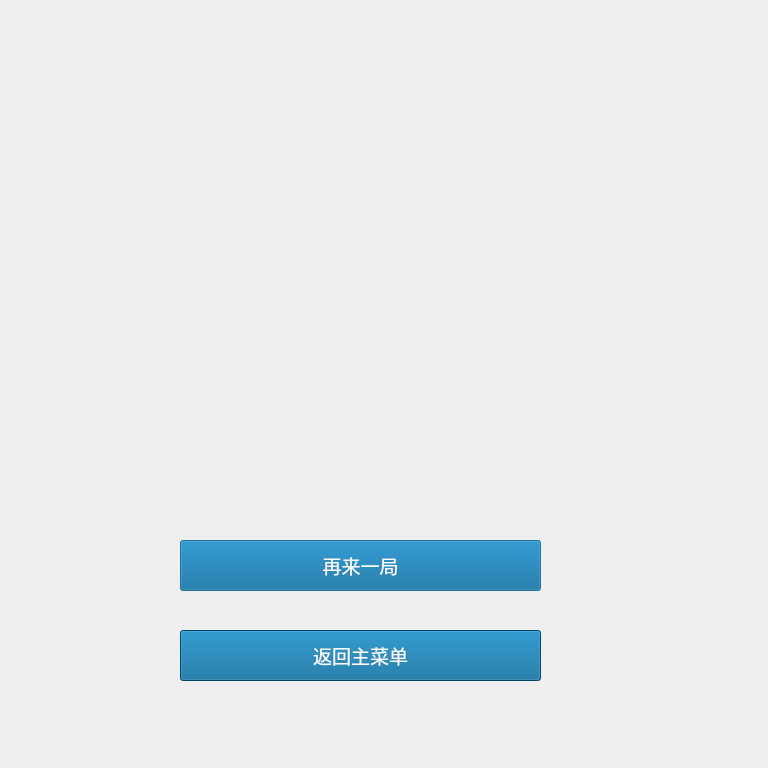
<?xml version="1.0" encoding="UTF-8"?>
<ui version="4.0">
 <class>lastwin</class>
 <widget class="QDialog" name="lastwin">
  <property name="geometry">
   <rect>
    <x>0</x>
    <y>0</y>
    <width>768</width>
    <height>768</height>
   </rect>
  </property>
  <property name="font">
   <font>
    <family>Adobe 黑体 Std R</family>
    <pointsize>14</pointsize>
   </font>
  </property>
  <property name="contextMenuPolicy">
   <enum>Qt::PreventContextMenu</enum>
  </property>
  <property name="windowTitle">
   <string>Dialog</string>
  </property>
  <property name="styleSheet">
   <string notr="true">QDialog
{
image:url(:/res/background2.png)
}</string>
  </property>
  <widget class="QPushButton" name="pushButton">
   <property name="geometry">
    <rect>
     <x>180</x>
     <y>540</y>
     <width>361</width>
     <height>51</height>
    </rect>
   </property>
   <property name="palette">
    <palette>
     <active>
      <colorrole role="WindowText">
       <brush brushstyle="SolidPattern">
        <color alpha="255">
         <red>255</red>
         <green>255</green>
         <blue>255</blue>
        </color>
       </brush>
      </colorrole>
      <colorrole role="Button">
       <brush brushstyle="SolidPattern">
        <color alpha="255">
         <red>0</red>
         <green>100</green>
         <blue>150</blue>
        </color>
       </brush>
      </colorrole>
      <colorrole role="Text">
       <brush brushstyle="SolidPattern">
        <color alpha="255">
         <red>255</red>
         <green>255</green>
         <blue>255</blue>
        </color>
       </brush>
      </colorrole>
      <colorrole role="ButtonText">
       <brush brushstyle="SolidPattern">
        <color alpha="255">
         <red>255</red>
         <green>255</green>
         <blue>255</blue>
        </color>
       </brush>
      </colorrole>
      <colorrole role="Base">
       <brush brushstyle="SolidPattern">
        <color alpha="255">
         <red>0</red>
         <green>100</green>
         <blue>150</blue>
        </color>
       </brush>
      </colorrole>
      <colorrole role="Window">
       <brush brushstyle="SolidPattern">
        <color alpha="255">
         <red>0</red>
         <green>100</green>
         <blue>150</blue>
        </color>
       </brush>
      </colorrole>
      <colorrole role="PlaceholderText">
       <brush brushstyle="NoBrush">
        <color alpha="128">
         <red>255</red>
         <green>255</green>
         <blue>255</blue>
        </color>
       </brush>
      </colorrole>
     </active>
     <inactive>
      <colorrole role="WindowText">
       <brush brushstyle="SolidPattern">
        <color alpha="255">
         <red>255</red>
         <green>255</green>
         <blue>255</blue>
        </color>
       </brush>
      </colorrole>
      <colorrole role="Button">
       <brush brushstyle="SolidPattern">
        <color alpha="255">
         <red>0</red>
         <green>100</green>
         <blue>150</blue>
        </color>
       </brush>
      </colorrole>
      <colorrole role="Text">
       <brush brushstyle="SolidPattern">
        <color alpha="255">
         <red>255</red>
         <green>255</green>
         <blue>255</blue>
        </color>
       </brush>
      </colorrole>
      <colorrole role="ButtonText">
       <brush brushstyle="SolidPattern">
        <color alpha="255">
         <red>255</red>
         <green>255</green>
         <blue>255</blue>
        </color>
       </brush>
      </colorrole>
      <colorrole role="Base">
       <brush brushstyle="SolidPattern">
        <color alpha="255">
         <red>0</red>
         <green>100</green>
         <blue>150</blue>
        </color>
       </brush>
      </colorrole>
      <colorrole role="Window">
       <brush brushstyle="SolidPattern">
        <color alpha="255">
         <red>0</red>
         <green>100</green>
         <blue>150</blue>
        </color>
       </brush>
      </colorrole>
      <colorrole role="PlaceholderText">
       <brush brushstyle="NoBrush">
        <color alpha="128">
         <red>255</red>
         <green>255</green>
         <blue>255</blue>
        </color>
       </brush>
      </colorrole>
     </inactive>
     <disabled>
      <colorrole role="WindowText">
       <brush brushstyle="SolidPattern">
        <color alpha="255">
         <red>255</red>
         <green>255</green>
         <blue>255</blue>
        </color>
       </brush>
      </colorrole>
      <colorrole role="Button">
       <brush brushstyle="SolidPattern">
        <color alpha="255">
         <red>0</red>
         <green>100</green>
         <blue>150</blue>
        </color>
       </brush>
      </colorrole>
      <colorrole role="Text">
       <brush brushstyle="SolidPattern">
        <color alpha="255">
         <red>255</red>
         <green>255</green>
         <blue>255</blue>
        </color>
       </brush>
      </colorrole>
      <colorrole role="ButtonText">
       <brush brushstyle="SolidPattern">
        <color alpha="255">
         <red>255</red>
         <green>255</green>
         <blue>255</blue>
        </color>
       </brush>
      </colorrole>
      <colorrole role="Base">
       <brush brushstyle="SolidPattern">
        <color alpha="255">
         <red>0</red>
         <green>100</green>
         <blue>150</blue>
        </color>
       </brush>
      </colorrole>
      <colorrole role="Window">
       <brush brushstyle="SolidPattern">
        <color alpha="255">
         <red>0</red>
         <green>100</green>
         <blue>150</blue>
        </color>
       </brush>
      </colorrole>
      <colorrole role="PlaceholderText">
       <brush brushstyle="NoBrush">
        <color alpha="128">
         <red>255</red>
         <green>255</green>
         <blue>255</blue>
        </color>
       </brush>
      </colorrole>
     </disabled>
    </palette>
   </property>
   <property name="font">
    <font>
     <family>Adobe 黑体 Std R</family>
     <pointsize>14</pointsize>
     <weight>50</weight>
     <italic>false</italic>
     <bold>false</bold>
    </font>
   </property>
   <property name="styleSheet">
    <string notr="true">color: rgb(255,255,255);
font: 14pt &quot;Adobe 黑体 Std R&quot;;
background-color: rgb(0,100,150);</string>
   </property>
   <property name="text">
    <string>再来一局</string>
   </property>
  </widget>
  <widget class="QPushButton" name="pushButton_2">
   <property name="geometry">
    <rect>
     <x>180</x>
     <y>630</y>
     <width>361</width>
     <height>51</height>
    </rect>
   </property>
   <property name="palette">
    <palette>
     <active>
      <colorrole role="WindowText">
       <brush brushstyle="SolidPattern">
        <color alpha="255">
         <red>255</red>
         <green>255</green>
         <blue>255</blue>
        </color>
       </brush>
      </colorrole>
      <colorrole role="Button">
       <brush brushstyle="SolidPattern">
        <color alpha="255">
         <red>0</red>
         <green>100</green>
         <blue>150</blue>
        </color>
       </brush>
      </colorrole>
      <colorrole role="Text">
       <brush brushstyle="SolidPattern">
        <color alpha="255">
         <red>255</red>
         <green>255</green>
         <blue>255</blue>
        </color>
       </brush>
      </colorrole>
      <colorrole role="ButtonText">
       <brush brushstyle="SolidPattern">
        <color alpha="255">
         <red>255</red>
         <green>255</green>
         <blue>255</blue>
        </color>
       </brush>
      </colorrole>
      <colorrole role="Base">
       <brush brushstyle="SolidPattern">
        <color alpha="255">
         <red>0</red>
         <green>100</green>
         <blue>150</blue>
        </color>
       </brush>
      </colorrole>
      <colorrole role="Window">
       <brush brushstyle="SolidPattern">
        <color alpha="255">
         <red>0</red>
         <green>100</green>
         <blue>150</blue>
        </color>
       </brush>
      </colorrole>
      <colorrole role="PlaceholderText">
       <brush brushstyle="NoBrush">
        <color alpha="128">
         <red>255</red>
         <green>255</green>
         <blue>255</blue>
        </color>
       </brush>
      </colorrole>
     </active>
     <inactive>
      <colorrole role="WindowText">
       <brush brushstyle="SolidPattern">
        <color alpha="255">
         <red>255</red>
         <green>255</green>
         <blue>255</blue>
        </color>
       </brush>
      </colorrole>
      <colorrole role="Button">
       <brush brushstyle="SolidPattern">
        <color alpha="255">
         <red>0</red>
         <green>100</green>
         <blue>150</blue>
        </color>
       </brush>
      </colorrole>
      <colorrole role="Text">
       <brush brushstyle="SolidPattern">
        <color alpha="255">
         <red>255</red>
         <green>255</green>
         <blue>255</blue>
        </color>
       </brush>
      </colorrole>
      <colorrole role="ButtonText">
       <brush brushstyle="SolidPattern">
        <color alpha="255">
         <red>255</red>
         <green>255</green>
         <blue>255</blue>
        </color>
       </brush>
      </colorrole>
      <colorrole role="Base">
       <brush brushstyle="SolidPattern">
        <color alpha="255">
         <red>0</red>
         <green>100</green>
         <blue>150</blue>
        </color>
       </brush>
      </colorrole>
      <colorrole role="Window">
       <brush brushstyle="SolidPattern">
        <color alpha="255">
         <red>0</red>
         <green>100</green>
         <blue>150</blue>
        </color>
       </brush>
      </colorrole>
      <colorrole role="PlaceholderText">
       <brush brushstyle="NoBrush">
        <color alpha="128">
         <red>255</red>
         <green>255</green>
         <blue>255</blue>
        </color>
       </brush>
      </colorrole>
     </inactive>
     <disabled>
      <colorrole role="WindowText">
       <brush brushstyle="SolidPattern">
        <color alpha="255">
         <red>255</red>
         <green>255</green>
         <blue>255</blue>
        </color>
       </brush>
      </colorrole>
      <colorrole role="Button">
       <brush brushstyle="SolidPattern">
        <color alpha="255">
         <red>0</red>
         <green>100</green>
         <blue>150</blue>
        </color>
       </brush>
      </colorrole>
      <colorrole role="Text">
       <brush brushstyle="SolidPattern">
        <color alpha="255">
         <red>255</red>
         <green>255</green>
         <blue>255</blue>
        </color>
       </brush>
      </colorrole>
      <colorrole role="ButtonText">
       <brush brushstyle="SolidPattern">
        <color alpha="255">
         <red>255</red>
         <green>255</green>
         <blue>255</blue>
        </color>
       </brush>
      </colorrole>
      <colorrole role="Base">
       <brush brushstyle="SolidPattern">
        <color alpha="255">
         <red>0</red>
         <green>100</green>
         <blue>150</blue>
        </color>
       </brush>
      </colorrole>
      <colorrole role="Window">
       <brush brushstyle="SolidPattern">
        <color alpha="255">
         <red>0</red>
         <green>100</green>
         <blue>150</blue>
        </color>
       </brush>
      </colorrole>
      <colorrole role="PlaceholderText">
       <brush brushstyle="NoBrush">
        <color alpha="128">
         <red>255</red>
         <green>255</green>
         <blue>255</blue>
        </color>
       </brush>
      </colorrole>
     </disabled>
    </palette>
   </property>
   <property name="font">
    <font>
     <family>Adobe 黑体 Std R</family>
     <pointsize>14</pointsize>
     <weight>50</weight>
     <italic>false</italic>
     <bold>false</bold>
    </font>
   </property>
   <property name="styleSheet">
    <string notr="true">color: rgb(255,255,255);
font: 14pt &quot;Adobe 黑体 Std R&quot;;
background-color: rgb(0,100,150);</string>
   </property>
   <property name="text">
    <string>返回主菜单</string>
   </property>
  </widget>
 </widget>
 <resources/>
 <connections/>
</ui>
